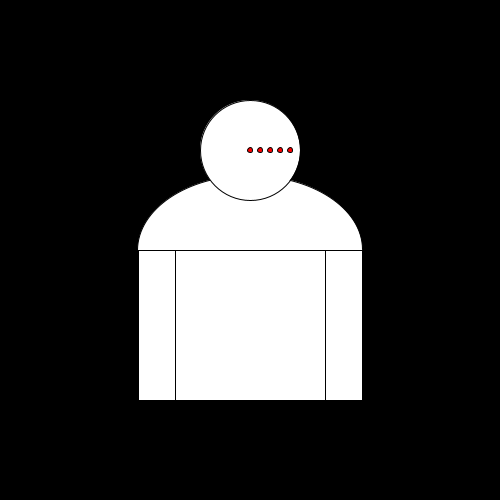
Frame 1 (no input)
Frame 60 (the mouse pressed at the canvas centre just before this capture): identical to frame 1, image omitted
Frame 120 (the mouse held since frame 60 and released just before this capture): identical to frame 1, image omitted

The Processing sketch that drew this single still picture (run headless with seeded random() and noise(); from frame 60 on, the mouse is pressed at the canvas centre):

// Processing sketch: Portrait_10_ext_function_a
// ── Portrait_10_ext_function_a.pde
/* 
*  Portrait 03
*  Einfache Variablen
*  HKB 16 Parametric Design, MR
*/

int dicke=150;
int mitteX;
int mitteY;


// Setup Funktion, wird einmal aufgerufen
void setup(){ 
   size(500,500);
   mitteX=width/2;
   mitteY=height/2;  
}


// Draw Funktion, wird geloopt
void draw(){
  background(0);
  
  fill(255);
  
  arc(mitteX, mitteY, dicke*1.5, 150, -PI, 0, OPEN); // Schulter
  ellipse(mitteX,mitteY-100,100,100); // Kopf
  rect(mitteX-dicke/2,mitteY,dicke,150); // Bauch
  rect(mitteX-dicke/2-dicke/4 ,mitteY,dicke/4,150); // linker Arm
  rect(mitteX+dicke/2,mitteY,dicke/4,150); // rechter Arm
  
  
  // P I C K E L
  
  float pickelherdx=mitteX;
  float pickelherdy=mitteY-100;
  int numpickels=5;
  int pickelcolor=color(255,0,0);
  float pickelabstand=10;  
  
   for(int i=0;i<numpickels;i++){
      fill(pickelcolor);
      ellipse(pickelherdx+i*pickelabstand,pickelherdy,5,5);
   }
    
   
  
}
 
